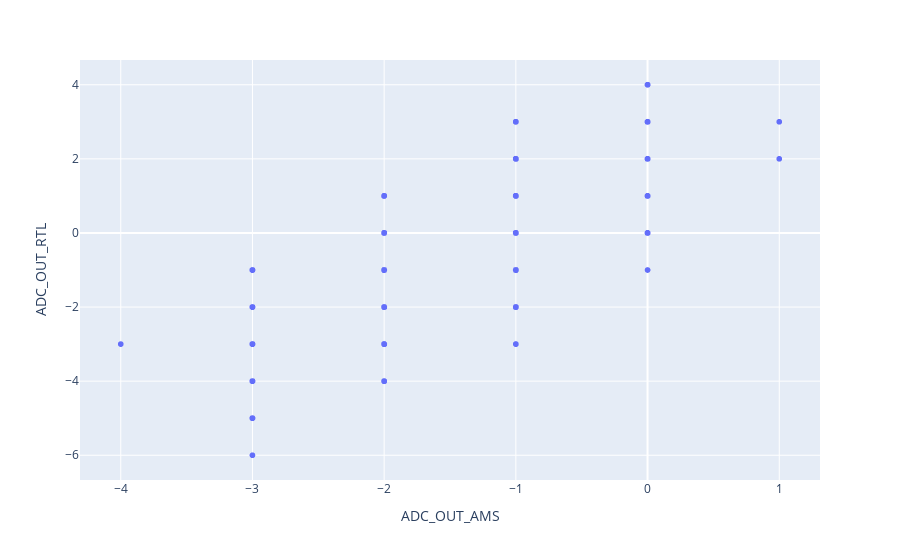

Write notebook code for a chart like this one.
### Markdown cell above
### Comparing AMS vs RTL simulations of QRAcc

### Code cell
ams = np.loadtxt('../tb/qracc/inputs/adc_out.txt')
rtl = np.loadtxt('../tb/qracc/inputs/adc_out_rtlsims.txt')

ams_df = df(ams)
rtl_df = df(rtl)

# ams_df['Row'] = ams_df.index
# rtl_df['Row'] = rtl_df.index

ams_df = ams_df.melt(
    ignore_index=False,
    var_name='Column',
    value_name='ADC_OUT_AMS',
)
rtl_df = rtl_df.melt(
    ignore_index=False,
    var_name='Column',
    value_name='ADC_OUT_RTL',
)
ams_df['Row'] = ams_df.index
rtl_df['Row'] = rtl_df.index
# Join the two dataframes
adc_df = pd.merge(ams_df, rtl_df)

fig = px.scatter(adc_df, x='ADC_OUT_AMS', y='ADC_OUT_RTL')
fig.show()
fig.write_image('../images/rtl_vs_ams.svg')

### Figure 1 — Plotly figure (JSON) as saved in the notebook; plotly's stock layout.template omitted (floating-point values rounded to 4 significant figures; data arrays with more than 128 entries replaced by an {"elided": "..."} marker saying what was removed)
{"data": [{"hovertemplate": "ADC_OUT_AMS=%{x}<br>ADC_OUT_RTL=%{y}<extra></extra>", "legendgroup": "", "marker": {"color": "#636efa", "symbol": "circle"}, "mode": "markers", "name": "", "showlegend": false, "type": "scattergl", "x": {"elided": "1600 int values"}, "xaxis": "x", "y": {"elided": "1600 int values"}, "yaxis": "y"}], "layout": {"legend": {"tracegroupgap": 0}, "margin": {"t": 60}, "xaxis": {"anchor": "y", "domain": [0, 1], "title": {"text": "ADC_OUT_AMS"}}, "yaxis": {"anchor": "x", "domain": [0, 1], "title": {"text": "ADC_OUT_RTL"}}}}
